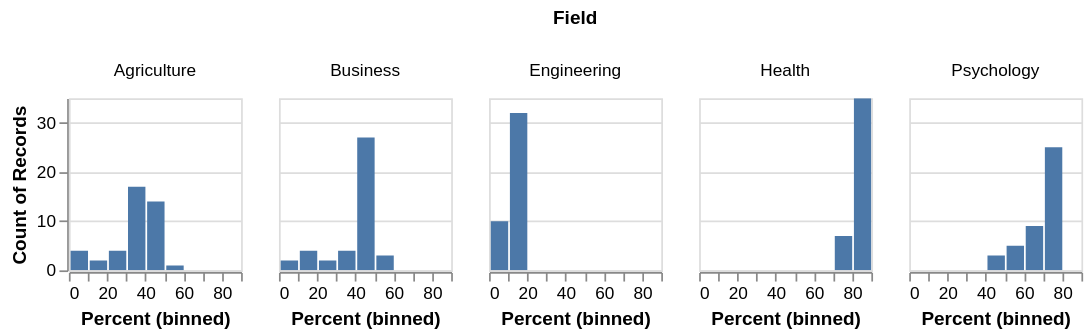

The notebook cell saved with this chart:
### Code cell
df_tall.plot.bar(
    alt.X('Percent:Q').bin(),
    y = "count()",
    column = 'Field'
).properties(height=100, width=100)

### Figure 1 — Vega-Lite specification as saved in the notebook (floating-point values rounded to 4 significant figures; data arrays with more than 128 entries replaced by an {"elided": "..."} marker saying what was removed)
{"config": {"view": {"continuousWidth": 300, "continuousHeight": 300}}, "data": {"name": "data-7bd34bc17e6719b4e12365c5b18fa641"}, "mark": {"type": "bar", "tooltip": true}, "encoding": {"column": {"field": "Field", "type": "nominal"}, "x": {"bin": {}, "field": "Percent", "type": "quantitative"}, "y": {"aggregate": "count", "type": "quantitative"}}, "height": 100, "params": [{"name": "param_17", "select": {"type": "interval", "encodings": ["x", "y"]}, "bind": "scales"}], "width": 100, "$schema": "https://vega.github.io/schema/vega-lite/v5.20.1.json", "datasets": {"data-7bd34bc17e6719b4e12365c5b18fa641": {"elided": "210 records"}}}
